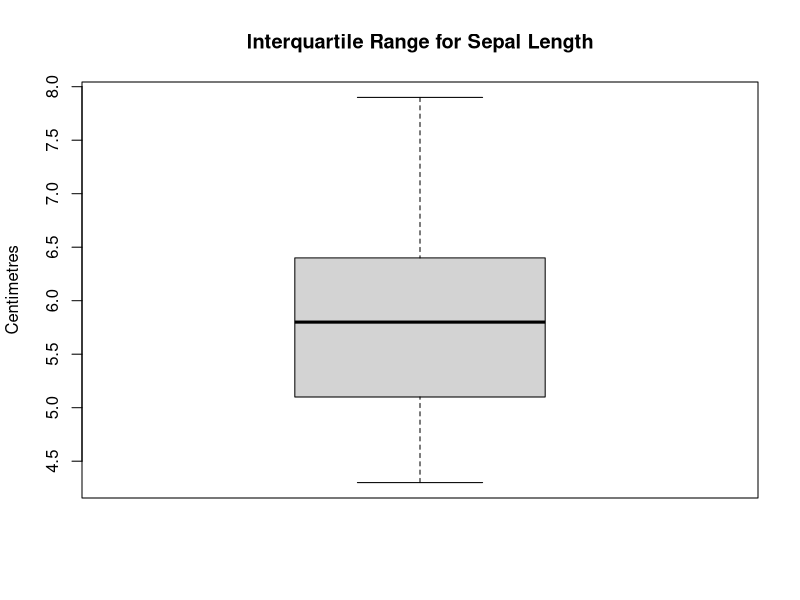

Generate this figure with R:
# Display the first 150 rows of the iris dataset
head(iris, 150)

# Loading the sepal length of Iris data 
xdata <- iris$Sepal.Length

# Compute Minimum, First Quartile, Median, Third Quartile, and Maximum Quartiles  
MinQ <- quantile(xdata, 0)
FQ <- quantile(xdata, 0.25)
SQ <- quantile(xdata, 0.5)
TQ <- quantile(xdata, 0.75)
MaxQ <- quantile(xdata, 1)

# Print the Quartiles One by One 
cat("Minimum =", MinQ, "\n")
cat("Lower Quartile =", FQ, "\n")
cat("Median =", SQ, "\n")
cat("Upper Quartile =", TQ, "\n")
cat("Maximum =", MaxQ, "\n")

# Compute All the Quartiles (Min, First, Second or Median, Third, and Max Quartiles) 
AQ <- quantile(xdata, prob = c(0, 0.25, 0.5, 0.75, 1))
cat("All the Quartiles:", AQ, "\n")

# Summary provides the Statistics Information of xdata  
summary(xdata)

# Draw a box plot for xdata
boxplot(xdata, main = "Interquartile Range for Sepal Length", ylab = "Centimetres")

# IQR is computed as the difference between the upper and lower quartiles of your data 
IQR_value <- as.numeric(quantile(xdata, 0.75) - quantile(xdata, 0.25))
cat("IQR (computed manually) =", IQR_value, "\n")

# Use IQR function to calculate Interquartile Range
cat("IQR (using IQR function) =", IQR(xdata), "\n")
